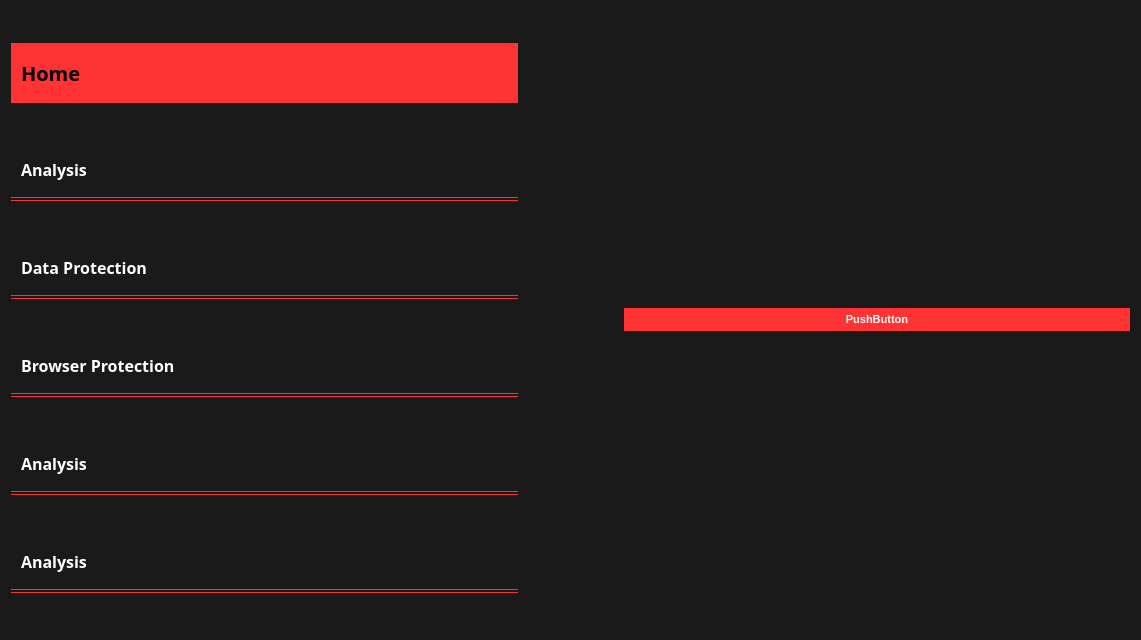
<?xml version="1.0" encoding="UTF-8"?>
<ui version="4.0">
 <class>Form</class>
 <widget class="QWidget" name="Form">
  <property name="geometry">
   <rect>
    <x>0</x>
    <y>0</y>
    <width>1141</width>
    <height>640</height>
   </rect>
  </property>
  <property name="windowTitle">
   <string>Form</string>
  </property>
  <property name="styleSheet">
   <string notr="true">/*Copyright (c) DevSec Studio. All rights reserved.

MIT License

Permission is hereby granted, free of charge, to any person obtaining a copy
of this software and associated documentation files (the &quot;Software&quot;), to deal
in the Software without restriction, including without limitation the rights
to use, copy, modify, merge, publish, distribute, sublicense, and/or sell
copies of the Software, and to permit persons to whom the Software is
furnished to do so, subject to the following conditions:

The above copyright notice and this permission notice shall be included in all
copies or substantial portions of the Software.

THE SOFTWARE IS PROVIDED *AS IS*, WITHOUT WARRANTY OF ANY KIND, EXPRESS OR
IMPLIED, INCLUDING BUT NOT LIMITED TO THE WARRANTIES OF MERCHANTABILITY,
FITNESS FOR A PARTICULAR PURPOSE AND NONINFRINGEMENT. IN NO EVENT SHALL THE
AUTHORS OR COPYRIGHT HOLDERS BE LIABLE FOR ANY CLAIM, DAMAGES OR OTHER
LIABILITY, WHETHER IN AN ACTION OF CONTRACT, TORT OR OTHERWISE, ARISING FROM,
OUT OF OR IN CONNECTION WITH THE SOFTWARE OR THE USE OR OTHER DEALINGS IN THE SOFTWARE.
*/

/*-----QWidget-----*/
QWidget
{
	background-color: #1a1a1a;
	color: #000000;

}


/*-----QLabel-----*/
QLabel
{
	background-color: transparent;
	color: #c2c7d5;
	font-size: 13px;

}


/*-----QPushButton-----*/
QPushButton
{
	background-color: #ff3333;
	color: #fff;
	font-size: 11px;
	font-weight: bold;
	border: none;
	border-radius: 25px;
	padding: 5px;

}


QPushButton::disabled
{
	background-color: #5c5c5c;

}


QPushButton::pressed
{
	background-color: #ff4747;

}


/*-----QCheckBox-----*/
QCheckBox
{
	background-color: transparent;
	color: #fff;
	font-size: 10px;
	font-weight: bold;
	border: none;
	border-radius: 5px;

}


/*-----QCheckBox-----*/
QCheckBox::indicator
{
    color: #b1b1b1;
    background-color: #323232;
    border: 1px solid darkgray;
    width: 12px;
    height: 12px;

}


QCheckBox::indicator:checked
{
    image:url(&quot;./ressources/check.png&quot;);
	background-color: #ff3333;
    border: 1px solid #ff3333;

}


QCheckBox::indicator:unchecked:hover
{
    border: 1px solid #ff3333;

}


QCheckBox::disabled
{
	color: #656565;

}


QCheckBox::indicator:disabled
{
	background-color: #656565;
	color: #656565;
    border: 1px solid #656565;

}


/*-----QLineEdit-----*/
QLineEdit
{
	background-color: #c2c7d5;
	color: #000;
	font-weight: bold;
	border: none;
	border-radius: 2px;
	padding: 3px;

}


/*-----QListView-----*/
QListView
{
	background-color: #333333;
	color: #fff;
	font-size: 12px;
	font-weight: bold;
	border: 1px solid #191919;
	show-decoration-selected: 0;
	padding-left: -13px;
	padding-right: -13px;

}


QListView::item
{
	color: #31cecb;
	background-color: #454e5e;
	border: none;
	padding: 5px;
	border-radius: 0px;
	padding-left : 10px;
	height: 42px;

}

QListView::item:selected
{
	color: #000;
	background-color: #ff3333;

}


QListView::item:!selected
{
	color:white;
	background-color: transparent;
	border: none;
	padding-left : 10px;

}


QListView::item:!selected:hover
{
	color: #000;
	background-color: #bcbdbb;
	border: none;
	padding-left : 10px;

}


/*-----QTreeView-----*/
QTreeView 
{
	background-color: #252525;
	show-decoration-selected: 0;
	color: #c2c8d7;

}


QTreeView::item 
{
	border-top-color: transparent;
	border-bottom-color: transparent;

}


QTreeView::item:hover 
{
	background-color: #bcbdbb;
	color: #000;

}


QTreeView::item:selected 
{
	background-color: #ff3333;
	color: #000;

}


QTreeView::item:selected:active
{
	background-color: #ff3333;
	color: #000;

}


QTreeView::branch:has-children:!has-siblings:closed,
QTreeView::branch:closed:has-children:has-siblings 
{
	image: url(://tree-closed.png);

}

QTreeView::branch:open:has-children:!has-siblings,
QTreeView::branch:open:has-children:has-siblings  
{
	image: url(://tree-open.png);

}


/*-----QTableView &amp; QTableWidget-----*/
QTableView
{
    background-color: #252525;
	border: 1px solid gray;
    color: #f0f0f0;
    gridline-color: gray;
    outline : 0;

}


QTableView::disabled
{
    background-color: #242526;
    border: 1px solid #32414B;
    color: #656565;
    gridline-color: #656565;
    outline : 0;

}


QTableView::item:hover 
{
    background-color: #bcbdbb;
    color: #000;

}


QTableView::item:selected 
{
	background-color: #ff3333;
    color: #000;

}


QTableView::item:selected:disabled
{
    background-color: #1a1b1c;
    border: 2px solid #525251;
    color: #656565;

}


QTableCornerButton::section
{
	background-color: #343a49;
    color: #fff;

}


QHeaderView::section
{
	color: #fff;
	border-top: 0px;
	border-bottom: 1px solid gray;
	border-right: 1px solid gray;
	background-color: #343a49;
    margin-top:1px;
	margin-bottom:1px;
	padding: 5px;

}


QHeaderView::section:disabled
{
    background-color: #525251;
    color: #656565;

}


QHeaderView::section:checked
{
    color: #000;
    background-color: #ff3333;

}


QHeaderView::section:checked:disabled
{
    color: #656565;
    background-color: #525251;

}


QHeaderView::section::vertical::first,
QHeaderView::section::vertical::only-one
{
    border-top: 1px solid #353635;

}


QHeaderView::section::vertical
{
    border-top: 1px solid #353635;

}


QHeaderView::section::horizontal::first,
QHeaderView::section::horizontal::only-one
{
    border-left: 1px solid #353635;

}


QHeaderView::section::horizontal
{
    border-left: 1px solid #353635;

}


/*-----QScrollBar-----*/
QScrollBar:horizontal 
{
    background-color: transparent;
    height: 8px;
    margin: 0px;
    padding: 0px;

}


QScrollBar::handle:horizontal 
{
    border: none;
	min-width: 100px;
    background-color: #9b9b9b;

}


QScrollBar::add-line:horizontal, 
QScrollBar::sub-line:horizontal,
QScrollBar::add-page:horizontal, 
QScrollBar::sub-page:horizontal 
{
    width: 0px;
    background-color: transparent;

}


QScrollBar:vertical 
{
    background-color: transparent;
    width: 8px;
    margin: 0;

}


QScrollBar::handle:vertical 
{
    border: none;
	min-height: 100px;
    background-color: #9b9b9b;

}


QScrollBar::add-line:vertical, 
QScrollBar::sub-line:vertical,
QScrollBar::add-page:vertical, 
QScrollBar::sub-page:vertical 
{
    height: 0px;
    background-color: transparent;

}
</string>
  </property>
  <layout class="QHBoxLayout" name="horizontalLayout">
   <item>
    <layout class="QHBoxLayout" name="horizontalLayout_2">
     <item>
      <layout class="QVBoxLayout" name="verticalLayout_2">
       <item>
        <widget class="QPushButton" name="pushButton_2">
         <property name="minimumSize">
          <size>
           <width>0</width>
           <height>60</height>
          </size>
         </property>
         <property name="styleSheet">
          <string notr="true">border-radius: none;
color: Black;
font-size: 20px;
font-family: montserrat;
text-align: left;
padding-left: 10px;</string>
         </property>
         <property name="text">
          <string>Home</string>
         </property>
         <property name="icon">
          <iconset>
           <normaloff>images/home_120px.png</normaloff>images/home_120px.png</iconset>
         </property>
         <property name="iconSize">
          <size>
           <width>35</width>
           <height>35</height>
          </size>
         </property>
        </widget>
       </item>
       <item>
        <widget class="QPushButton" name="pushButton_3">
         <property name="minimumSize">
          <size>
           <width>0</width>
           <height>60</height>
          </size>
         </property>
         <property name="cursor">
          <cursorShape>PointingHandCursor</cursorShape>
         </property>
         <property name="styleSheet">
          <string notr="true">border-radius: none;
color: white;
font-size:16px;
font-family: montserrat;
text-align: left;
padding-left: 10px;
background: transparent;
border-bottom: 4px double #f33;</string>
         </property>
         <property name="text">
          <string>Analysis</string>
         </property>
         <property name="icon">
          <iconset>
           <normaloff>images/search_120px.png</normaloff>images/search_120px.png</iconset>
         </property>
         <property name="iconSize">
          <size>
           <width>35</width>
           <height>35</height>
          </size>
         </property>
        </widget>
       </item>
       <item>
        <widget class="QPushButton" name="pushButton">
         <property name="minimumSize">
          <size>
           <width>0</width>
           <height>60</height>
          </size>
         </property>
         <property name="cursor">
          <cursorShape>PointingHandCursor</cursorShape>
         </property>
         <property name="styleSheet">
          <string notr="true">border-radius: none;
color: white;
font-size: 16px;
font-family: montserrat;
text-align: left;
padding-left: 10px;
background: transparent;
border-bottom: 4px double #f33;</string>
         </property>
         <property name="text">
          <string>Data Protection</string>
         </property>
         <property name="icon">
          <iconset>
           <normaloff>images/layers_120px.png</normaloff>images/layers_120px.png</iconset>
         </property>
         <property name="iconSize">
          <size>
           <width>35</width>
           <height>35</height>
          </size>
         </property>
        </widget>
       </item>
       <item>
        <widget class="QPushButton" name="pushButton_6">
         <property name="minimumSize">
          <size>
           <width>0</width>
           <height>60</height>
          </size>
         </property>
         <property name="cursor">
          <cursorShape>PointingHandCursor</cursorShape>
         </property>
         <property name="styleSheet">
          <string notr="true">border-radius: none;
color: white;
font-size: 16px;
font-family: montserrat;
text-align: left;
padding-left: 10px;
background: transparent;
border-bottom: 4px double #f33;</string>
         </property>
         <property name="text">
          <string>Browser Protection</string>
         </property>
         <property name="icon">
          <iconset>
           <normaloff>images/globe_earth_128px.png</normaloff>images/globe_earth_128px.png</iconset>
         </property>
         <property name="iconSize">
          <size>
           <width>35</width>
           <height>35</height>
          </size>
         </property>
        </widget>
       </item>
       <item>
        <widget class="QPushButton" name="pushButton_5">
         <property name="minimumSize">
          <size>
           <width>0</width>
           <height>60</height>
          </size>
         </property>
         <property name="cursor">
          <cursorShape>PointingHandCursor</cursorShape>
         </property>
         <property name="styleSheet">
          <string notr="true">border-radius: none;
color: white;
font-size: 16px;
font-family: montserrat;
text-align: left;
padding-left: 10px;
background: transparent;
border-bottom: 4px double #f33;</string>
         </property>
         <property name="text">
          <string>Analysis</string>
         </property>
         <property name="icon">
          <iconset>
           <normaloff>images/user_shield_120px.png</normaloff>images/user_shield_120px.png</iconset>
         </property>
         <property name="iconSize">
          <size>
           <width>35</width>
           <height>35</height>
          </size>
         </property>
        </widget>
       </item>
       <item>
        <widget class="QPushButton" name="pushButton_4">
         <property name="minimumSize">
          <size>
           <width>0</width>
           <height>60</height>
          </size>
         </property>
         <property name="cursor">
          <cursorShape>PointingHandCursor</cursorShape>
         </property>
         <property name="styleSheet">
          <string notr="true">border-radius: none;
color: white;
font-size: 16px;
font-family: montserrat;
text-align: left;
padding-left: 10px;
background: transparent;
border-bottom: 4px double #f33;</string>
         </property>
         <property name="text">
          <string>Analysis</string>
         </property>
         <property name="icon">
          <iconset>
           <normaloff>images/health_data_120px.png</normaloff>images/health_data_120px.png</iconset>
         </property>
         <property name="iconSize">
          <size>
           <width>35</width>
           <height>35</height>
          </size>
         </property>
        </widget>
       </item>
      </layout>
     </item>
    </layout>
   </item>
   <item>
    <spacer name="horizontalSpacer">
     <property name="orientation">
      <enum>Qt::Horizontal</enum>
     </property>
     <property name="sizeType">
      <enum>QSizePolicy::Fixed</enum>
     </property>
     <property name="sizeHint" stdset="0">
      <size>
       <width>100</width>
       <height>20</height>
      </size>
     </property>
    </spacer>
   </item>
   <item>
    <layout class="QVBoxLayout" name="verticalLayout">
     <item>
      <widget class="QPushButton" name="pushButton_7">
       <property name="text">
        <string>PushButton</string>
       </property>
      </widget>
     </item>
    </layout>
   </item>
  </layout>
 </widget>
 <resources/>
 <connections/>
</ui>
